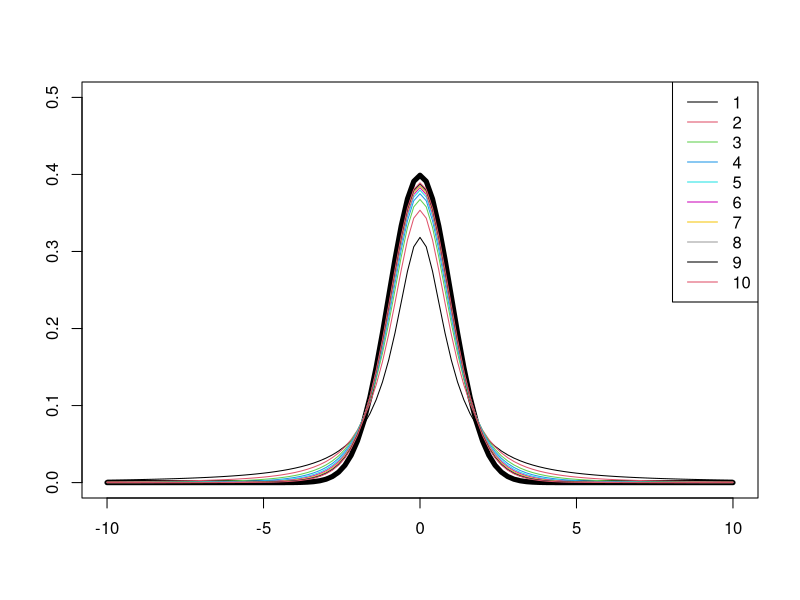

Write R code to recreate this figure.
## ---- chunk 1
curve(dnorm(x), -10, 10, ann = FALSE, ylim = c(0, 0.5), lwd = 5)
for(i in 1:10)curve(dt(x, df= i), -10, 10, col = i, add = TRUE, ann = FALSE)
legend("topright", legend = 1:10, lty = 1, col = 1:10)
